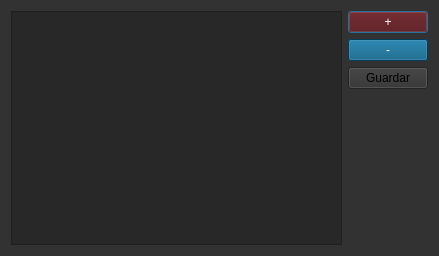
<?xml version="1.0" encoding="UTF-8"?>
<ui version="4.0">
 <class>Inventario</class>
 <widget class="QDialog" name="Inventario">
  <property name="geometry">
   <rect>
    <x>0</x>
    <y>0</y>
    <width>439</width>
    <height>256</height>
   </rect>
  </property>
  <property name="windowTitle">
   <string>Actualizar Productos</string>
  </property>
  <property name="windowIcon">
   <iconset resource="Recursos.qrc">
    <normaloff>:/tienda</normaloff>:/tienda</iconset>
  </property>
  <property name="styleSheet">
   <string notr="true">background-color: rgb(50, 50, 50);</string>
  </property>
  <layout class="QGridLayout" name="gridLayout">
   <item row="0" column="0" rowspan="5">
    <widget class="QTableWidget" name="outProductos">
     <property name="palette">
      <palette>
       <active>
        <colorrole role="WindowText">
         <brush brushstyle="SolidPattern">
          <color alpha="255">
           <red>255</red>
           <green>255</green>
           <blue>255</blue>
          </color>
         </brush>
        </colorrole>
        <colorrole role="Button">
         <brush brushstyle="SolidPattern">
          <color alpha="255">
           <red>40</red>
           <green>40</green>
           <blue>40</blue>
          </color>
         </brush>
        </colorrole>
        <colorrole role="Dark">
         <brush brushstyle="SolidPattern">
          <color alpha="255">
           <red>255</red>
           <green>255</green>
           <blue>255</blue>
          </color>
         </brush>
        </colorrole>
        <colorrole role="Text">
         <brush brushstyle="SolidPattern">
          <color alpha="255">
           <red>255</red>
           <green>255</green>
           <blue>255</blue>
          </color>
         </brush>
        </colorrole>
        <colorrole role="ButtonText">
         <brush brushstyle="SolidPattern">
          <color alpha="255">
           <red>255</red>
           <green>255</green>
           <blue>255</blue>
          </color>
         </brush>
        </colorrole>
        <colorrole role="Base">
         <brush brushstyle="SolidPattern">
          <color alpha="255">
           <red>40</red>
           <green>40</green>
           <blue>40</blue>
          </color>
         </brush>
        </colorrole>
        <colorrole role="Window">
         <brush brushstyle="SolidPattern">
          <color alpha="255">
           <red>40</red>
           <green>40</green>
           <blue>40</blue>
          </color>
         </brush>
        </colorrole>
        <colorrole role="ToolTipBase">
         <brush brushstyle="SolidPattern">
          <color alpha="255">
           <red>255</red>
           <green>255</green>
           <blue>255</blue>
          </color>
         </brush>
        </colorrole>
        <colorrole role="PlaceholderText">
         <brush brushstyle="NoBrush">
          <color alpha="128">
           <red>255</red>
           <green>255</green>
           <blue>255</blue>
          </color>
         </brush>
        </colorrole>
       </active>
       <inactive>
        <colorrole role="WindowText">
         <brush brushstyle="SolidPattern">
          <color alpha="255">
           <red>255</red>
           <green>255</green>
           <blue>255</blue>
          </color>
         </brush>
        </colorrole>
        <colorrole role="Button">
         <brush brushstyle="SolidPattern">
          <color alpha="255">
           <red>40</red>
           <green>40</green>
           <blue>40</blue>
          </color>
         </brush>
        </colorrole>
        <colorrole role="Dark">
         <brush brushstyle="SolidPattern">
          <color alpha="255">
           <red>255</red>
           <green>255</green>
           <blue>255</blue>
          </color>
         </brush>
        </colorrole>
        <colorrole role="Text">
         <brush brushstyle="SolidPattern">
          <color alpha="255">
           <red>255</red>
           <green>255</green>
           <blue>255</blue>
          </color>
         </brush>
        </colorrole>
        <colorrole role="ButtonText">
         <brush brushstyle="SolidPattern">
          <color alpha="255">
           <red>255</red>
           <green>255</green>
           <blue>255</blue>
          </color>
         </brush>
        </colorrole>
        <colorrole role="Base">
         <brush brushstyle="SolidPattern">
          <color alpha="255">
           <red>40</red>
           <green>40</green>
           <blue>40</blue>
          </color>
         </brush>
        </colorrole>
        <colorrole role="Window">
         <brush brushstyle="SolidPattern">
          <color alpha="255">
           <red>40</red>
           <green>40</green>
           <blue>40</blue>
          </color>
         </brush>
        </colorrole>
        <colorrole role="ToolTipBase">
         <brush brushstyle="SolidPattern">
          <color alpha="255">
           <red>255</red>
           <green>255</green>
           <blue>255</blue>
          </color>
         </brush>
        </colorrole>
        <colorrole role="PlaceholderText">
         <brush brushstyle="NoBrush">
          <color alpha="128">
           <red>255</red>
           <green>255</green>
           <blue>255</blue>
          </color>
         </brush>
        </colorrole>
       </inactive>
       <disabled>
        <colorrole role="WindowText">
         <brush brushstyle="SolidPattern">
          <color alpha="255">
           <red>255</red>
           <green>255</green>
           <blue>255</blue>
          </color>
         </brush>
        </colorrole>
        <colorrole role="Button">
         <brush brushstyle="SolidPattern">
          <color alpha="255">
           <red>40</red>
           <green>40</green>
           <blue>40</blue>
          </color>
         </brush>
        </colorrole>
        <colorrole role="Dark">
         <brush brushstyle="SolidPattern">
          <color alpha="255">
           <red>255</red>
           <green>255</green>
           <blue>255</blue>
          </color>
         </brush>
        </colorrole>
        <colorrole role="Text">
         <brush brushstyle="SolidPattern">
          <color alpha="255">
           <red>255</red>
           <green>255</green>
           <blue>255</blue>
          </color>
         </brush>
        </colorrole>
        <colorrole role="ButtonText">
         <brush brushstyle="SolidPattern">
          <color alpha="255">
           <red>255</red>
           <green>255</green>
           <blue>255</blue>
          </color>
         </brush>
        </colorrole>
        <colorrole role="Base">
         <brush brushstyle="SolidPattern">
          <color alpha="255">
           <red>40</red>
           <green>40</green>
           <blue>40</blue>
          </color>
         </brush>
        </colorrole>
        <colorrole role="Window">
         <brush brushstyle="SolidPattern">
          <color alpha="255">
           <red>40</red>
           <green>40</green>
           <blue>40</blue>
          </color>
         </brush>
        </colorrole>
        <colorrole role="ToolTipBase">
         <brush brushstyle="SolidPattern">
          <color alpha="255">
           <red>255</red>
           <green>255</green>
           <blue>255</blue>
          </color>
         </brush>
        </colorrole>
        <colorrole role="PlaceholderText">
         <brush brushstyle="NoBrush">
          <color alpha="128">
           <red>255</red>
           <green>255</green>
           <blue>255</blue>
          </color>
         </brush>
        </colorrole>
       </disabled>
      </palette>
     </property>
     <property name="toolTip">
      <string>&lt;html&gt;&lt;head/&gt;&lt;body&gt;&lt;p&gt;&lt;span style=&quot; color:#005500;&quot;&gt;Lista de productos&lt;/span&gt;&lt;/p&gt;&lt;/body&gt;&lt;/html&gt;</string>
     </property>
     <property name="styleSheet">
      <string notr="true">background-color: rgb(40, 40, 40);
color: rgb(255, 255, 255);
color: rgb(255, 255, 255);</string>
     </property>
    </widget>
   </item>
   <item row="0" column="1">
    <widget class="QPushButton" name="btnAgregar">
     <property name="palette">
      <palette>
       <active>
        <colorrole role="WindowText">
         <brush brushstyle="SolidPattern">
          <color alpha="255">
           <red>255</red>
           <green>255</green>
           <blue>255</blue>
          </color>
         </brush>
        </colorrole>
        <colorrole role="Button">
         <brush brushstyle="SolidPattern">
          <color alpha="255">
           <red>85</red>
           <green>0</green>
           <blue>0</blue>
          </color>
         </brush>
        </colorrole>
        <colorrole role="Text">
         <brush brushstyle="SolidPattern">
          <color alpha="255">
           <red>255</red>
           <green>255</green>
           <blue>255</blue>
          </color>
         </brush>
        </colorrole>
        <colorrole role="ButtonText">
         <brush brushstyle="SolidPattern">
          <color alpha="255">
           <red>255</red>
           <green>255</green>
           <blue>255</blue>
          </color>
         </brush>
        </colorrole>
        <colorrole role="Base">
         <brush brushstyle="SolidPattern">
          <color alpha="255">
           <red>85</red>
           <green>0</green>
           <blue>0</blue>
          </color>
         </brush>
        </colorrole>
        <colorrole role="Window">
         <brush brushstyle="SolidPattern">
          <color alpha="255">
           <red>85</red>
           <green>0</green>
           <blue>0</blue>
          </color>
         </brush>
        </colorrole>
        <colorrole role="HighlightedText">
         <brush brushstyle="SolidPattern">
          <color alpha="255">
           <red>0</red>
           <green>0</green>
           <blue>0</blue>
          </color>
         </brush>
        </colorrole>
        <colorrole role="ToolTipBase">
         <brush brushstyle="SolidPattern">
          <color alpha="255">
           <red>255</red>
           <green>255</green>
           <blue>255</blue>
          </color>
         </brush>
        </colorrole>
        <colorrole role="ToolTipText">
         <brush brushstyle="SolidPattern">
          <color alpha="255">
           <red>0</red>
           <green>0</green>
           <blue>0</blue>
          </color>
         </brush>
        </colorrole>
        <colorrole role="PlaceholderText">
         <brush brushstyle="NoBrush">
          <color alpha="128">
           <red>255</red>
           <green>255</green>
           <blue>255</blue>
          </color>
         </brush>
        </colorrole>
       </active>
       <inactive>
        <colorrole role="WindowText">
         <brush brushstyle="SolidPattern">
          <color alpha="255">
           <red>255</red>
           <green>255</green>
           <blue>255</blue>
          </color>
         </brush>
        </colorrole>
        <colorrole role="Button">
         <brush brushstyle="SolidPattern">
          <color alpha="255">
           <red>85</red>
           <green>0</green>
           <blue>0</blue>
          </color>
         </brush>
        </colorrole>
        <colorrole role="Text">
         <brush brushstyle="SolidPattern">
          <color alpha="255">
           <red>255</red>
           <green>255</green>
           <blue>255</blue>
          </color>
         </brush>
        </colorrole>
        <colorrole role="ButtonText">
         <brush brushstyle="SolidPattern">
          <color alpha="255">
           <red>255</red>
           <green>255</green>
           <blue>255</blue>
          </color>
         </brush>
        </colorrole>
        <colorrole role="Base">
         <brush brushstyle="SolidPattern">
          <color alpha="255">
           <red>85</red>
           <green>0</green>
           <blue>0</blue>
          </color>
         </brush>
        </colorrole>
        <colorrole role="Window">
         <brush brushstyle="SolidPattern">
          <color alpha="255">
           <red>85</red>
           <green>0</green>
           <blue>0</blue>
          </color>
         </brush>
        </colorrole>
        <colorrole role="HighlightedText">
         <brush brushstyle="SolidPattern">
          <color alpha="255">
           <red>0</red>
           <green>0</green>
           <blue>0</blue>
          </color>
         </brush>
        </colorrole>
        <colorrole role="ToolTipBase">
         <brush brushstyle="SolidPattern">
          <color alpha="255">
           <red>255</red>
           <green>255</green>
           <blue>255</blue>
          </color>
         </brush>
        </colorrole>
        <colorrole role="ToolTipText">
         <brush brushstyle="SolidPattern">
          <color alpha="255">
           <red>0</red>
           <green>0</green>
           <blue>0</blue>
          </color>
         </brush>
        </colorrole>
        <colorrole role="PlaceholderText">
         <brush brushstyle="NoBrush">
          <color alpha="128">
           <red>255</red>
           <green>255</green>
           <blue>255</blue>
          </color>
         </brush>
        </colorrole>
       </inactive>
       <disabled>
        <colorrole role="WindowText">
         <brush brushstyle="SolidPattern">
          <color alpha="255">
           <red>255</red>
           <green>255</green>
           <blue>255</blue>
          </color>
         </brush>
        </colorrole>
        <colorrole role="Button">
         <brush brushstyle="SolidPattern">
          <color alpha="255">
           <red>85</red>
           <green>0</green>
           <blue>0</blue>
          </color>
         </brush>
        </colorrole>
        <colorrole role="Text">
         <brush brushstyle="SolidPattern">
          <color alpha="255">
           <red>255</red>
           <green>255</green>
           <blue>255</blue>
          </color>
         </brush>
        </colorrole>
        <colorrole role="ButtonText">
         <brush brushstyle="SolidPattern">
          <color alpha="255">
           <red>255</red>
           <green>255</green>
           <blue>255</blue>
          </color>
         </brush>
        </colorrole>
        <colorrole role="Base">
         <brush brushstyle="SolidPattern">
          <color alpha="255">
           <red>85</red>
           <green>0</green>
           <blue>0</blue>
          </color>
         </brush>
        </colorrole>
        <colorrole role="Window">
         <brush brushstyle="SolidPattern">
          <color alpha="255">
           <red>85</red>
           <green>0</green>
           <blue>0</blue>
          </color>
         </brush>
        </colorrole>
        <colorrole role="HighlightedText">
         <brush brushstyle="SolidPattern">
          <color alpha="255">
           <red>0</red>
           <green>0</green>
           <blue>0</blue>
          </color>
         </brush>
        </colorrole>
        <colorrole role="ToolTipBase">
         <brush brushstyle="SolidPattern">
          <color alpha="255">
           <red>255</red>
           <green>255</green>
           <blue>255</blue>
          </color>
         </brush>
        </colorrole>
        <colorrole role="ToolTipText">
         <brush brushstyle="SolidPattern">
          <color alpha="255">
           <red>0</red>
           <green>0</green>
           <blue>0</blue>
          </color>
         </brush>
        </colorrole>
        <colorrole role="PlaceholderText">
         <brush brushstyle="NoBrush">
          <color alpha="128">
           <red>255</red>
           <green>255</green>
           <blue>255</blue>
          </color>
         </brush>
        </colorrole>
       </disabled>
      </palette>
     </property>
     <property name="toolTip">
      <string>&lt;html&gt;&lt;head/&gt;&lt;body&gt;&lt;p&gt;&lt;span style=&quot; color:#005500;&quot;&gt;Agregar producto&lt;/span&gt;&lt;/p&gt;&lt;/body&gt;&lt;/html&gt;</string>
     </property>
     <property name="styleSheet">
      <string notr="true">color: rgb(255, 255, 255);
background-color: rgb(85, 0, 0);</string>
     </property>
     <property name="text">
      <string>+</string>
     </property>
    </widget>
   </item>
   <item row="1" column="1">
    <widget class="QPushButton" name="btnEliminar">
     <property name="toolTip">
      <string>&lt;html&gt;&lt;head/&gt;&lt;body&gt;&lt;p&gt;&lt;span style=&quot; color:#005500;&quot;&gt;Eliminar Producto&lt;/span&gt;&lt;/p&gt;&lt;/body&gt;&lt;/html&gt;</string>
     </property>
     <property name="styleSheet">
      <string notr="true">background-color: rgb(0, 85, 127);
color: rgb(255, 255, 255);</string>
     </property>
     <property name="text">
      <string>-</string>
     </property>
    </widget>
   </item>
   <item row="2" column="1">
    <widget class="QPushButton" name="btnGuardar">
     <property name="text">
      <string>Guardar</string>
     </property>
    </widget>
   </item>
  </layout>
 </widget>
 <resources>
  <include location="Recursos.qrc"/>
 </resources>
 <connections/>
</ui>
